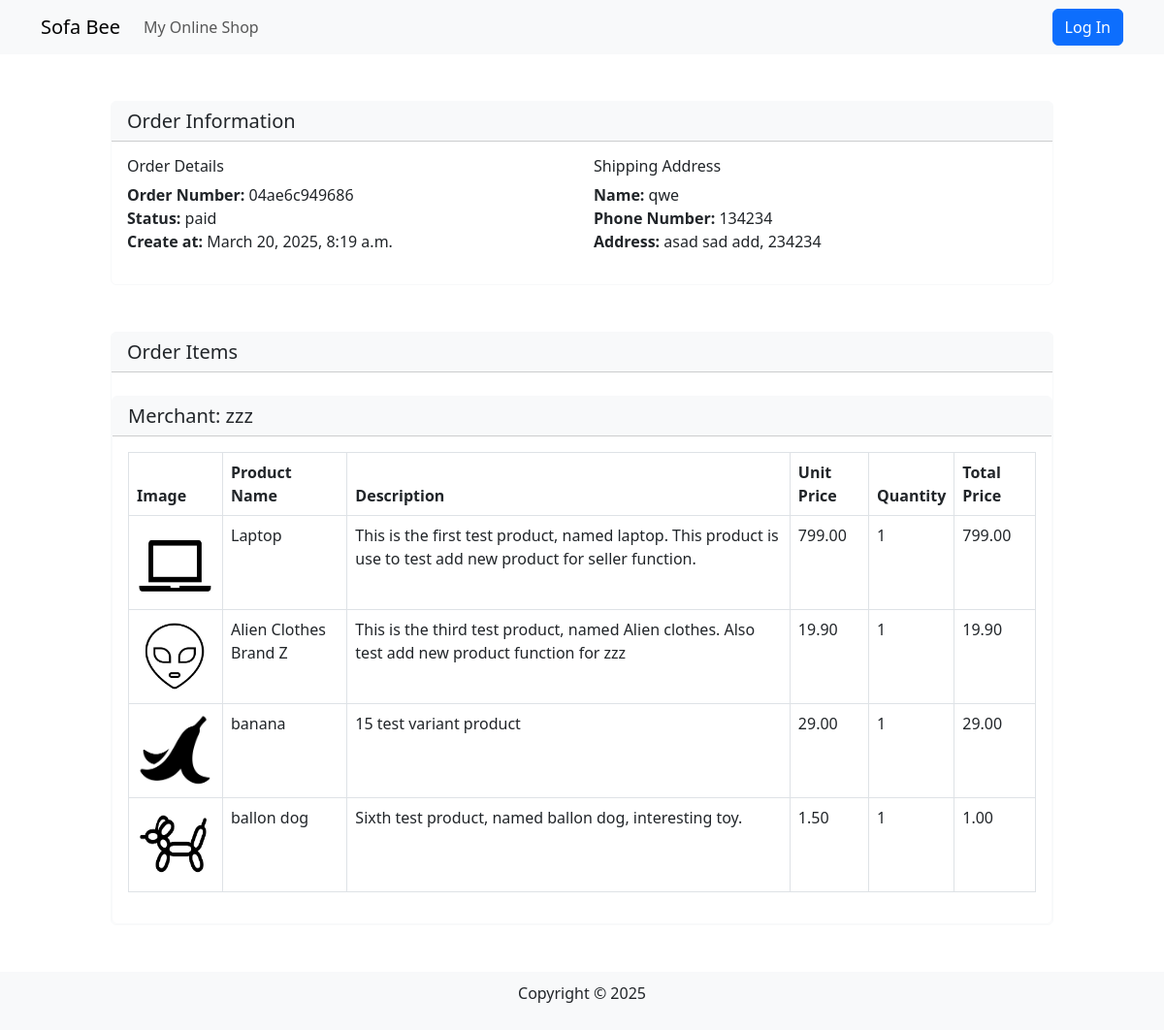
The app's page /profiles/order_detail/5/ with its own data.
### orders/models.py (models this page shows, shortened)
class Order(models.Model):
    STATUS_CHOICES = [
        ('pending', 'Pending Payment'),
        ('paid', 'Paid'),
        ('shipped', 'Shipped'),
        ('completed', 'Completed'),
    ]
    PAYMENT_CHOICES = [
        ('credit_card', 'Credit Card'),
        ('paypal', 'PayPal'),
        ('wechat', 'WeChat Pay'),
        ('alipay', 'Alipay'),
        ('cash', 'Cash on Delivery'),
    ]
    user = models.ForeignKey(User, on_delete=models.CASCADE, related_name='orders')
    order_number = models.CharField(max_length=20, unique=True)
    total_price = models.DecimalField(max_digits=10, decimal_places=2)
    paid_at = models.DateTimeField(null=True, blank=True)  # Record payment time
    status = models.CharField(max_length=10, choices=STATUS_CHOICES, default='pending')
    payment_method = models.CharField(max_length=20, choices=PAYMENT_CHOICES, default='credit_card')
    shipping_address = models.TextField(null=True, blank=True)
    created_at = models.DateTimeField(auto_now_add=True)

### products/models.py (models this page shows, shortened)
class Product(models.Model):
    name = models.CharField(max_length=255)
    description = models.TextField()
    price = models.DecimalField(max_digits=10, decimal_places=2)
    category = models.ForeignKey(Category, on_delete=models.SET_NULL, null=True, blank=True)
    image = models.ImageField(upload_to='products/', blank=True, null=True)
    seller = models.ForeignKey(User, on_delete=models.CASCADE, null=True, blank=True)
    stock = models.PositiveIntegerField(default=0)
    created_at = models.DateTimeField(auto_now_add=True)

### profiles/views.py (the view)
# urls.py: path('order_detail/<int:id>/', order_detail, name='history_order_detail'),
def order_detail(request, id):
    try:
        order = Order.objects.get(id=id)
    except Order.DoesNotExist:
        messages.error(request, "Order does not exist")
        return redirect('history_order')
    class OrderInfo:
        def __init__(self, order_id, order_number, total_price, status, payment_method, created_at, paid_at, address):
            self.order_id = order_id
            self.order_number = order_number
            self.total_price = total_price
            self.status = status
            self.payment_method = payment_method
            self.created_at = created_at
            self.paid_at = paid_at
            self.address = address
    try:
        address_id = int(order.shipping_address)
        address_1 = Address.objects.get(id=address_id)
    except (ValueError, Address.DoesNotExist):
        address_1 = order.shipping_address
    order_info = OrderInfo(order_id=order.id, order_number=order.order_number, total_price=order.total_price,
                           status=order.status, payment_method=order.payment_method,
                           created_at=order.created_at, paid_at=order.paid_at, address=address_1)
    class Final_detail:
        def __init__(self, product_name, image, item_price, quantity, description, total_price):
            self.product_name = product_name
            self.image = image
            self.item_price = item_price
            self.item_quantity = quantity
            self.description = description
            self.total_price = total_price
    class Final_result:
        def __init__(self, merchant, final_details):
            self.merchant = merchant
            self.final_details = final_details
    order_items = OrderItem.objects.filter(order=order)  # Get all order items
    from products.models import Product
    products = []
    for order_item in order_items:
        try:
            product = Product.objects.filter(name=order_item.product_name).first()
            if product:
                products.append(product)
        except Exception:
            continue
    if not products:
        return render(request, 'order_detail.html', {
            'order_info': order_info,
            'final_results': [],
            'error_message': 'This order has no valid product information'
        })
    sellers = []
    for product in products:
        try:
            if product.seller:
                sellers.append(product.seller)
        except Exception:
            continue
    final_results = []
    try:
        sellers = list({product_1.seller.id: product_1.seller for product_1 in products if product_1.seller}.values())
        for seller in sellers:
            final_details = []
            for product in products:
                try:
                    if product.seller_id == seller.id:
                        name = product.name
                        picture = product.image
                        description = product.description
                        try:
                            order_item = OrderItem.objects.filter(order=order, product_name=product.name).first()
                            if order_item:
                                unit_price = product.price
                                quantity = order_item.quantity
                                total_price = order_item.price * order_item.quantity
                                final_detail = Final_detail(name, picture, unit_price, quantity, description, total_price)
                                final_details.append(final_detail)
                        except Exception:
                            continue
                except Exception:
                    continue
            if final_details:  # Only add result when there are details
                final_result = Final_result(seller, final_details)
                final_results.append(final_result)
    except Exception as e:
        return render(request, 'order_detail.html', {
            'order_info': order_info,
            'final_results': [],
            'error_message': f'Error processing order details: {str(e)}'
        })
    return render(request, 'order_detail.html', {'order_info': order_info, 'final_results': final_results})

### cart/context_processors.py (called while the page is built)
def cart_processor(request):
    cart = None
    cart_total_items = 0
    if request.user.is_authenticated:
        try:
            cart = Cart.objects.get(user=request.user)
            cart_total_items = cart.items.count()
        except Cart.DoesNotExist:
            pass
    return {
        'cart': cart,
        'cart_total_items': cart_total_items
    }

### profiles/templatetags/address_filters.py (called while the page is built)
@register.filter
def extract_field(value, field_name):
    pattern = f"{field_name}(.*?)(?:Phone Number:|Delivery Address:|$)"
    match = re.search(pattern, value, re.DOTALL)
    if match:
        return match.group(1).strip()
    return ""

### profiles/templates/order_detail.html (shortened to what this page needs)
    {% extends 'base.html' %}
{% load address_filters %}
{% block content %}
<div class="container mt-4">
            <div class="container" >
                <div class="card border-light m-5">
                    <div class="card-header bg-light">
                        <h5 class="card-title mb-0">Order Information</h5>
                    </div>
                    <div class="card-body">
                        <div class="row">
                            <div class="col-md-6">
                                <h6>Order Details</h6>
                                <ul class="list-unstyled">
                                    <li><strong>Order Number: </strong>{{ order_info.order_number }}</li>
                                    <li><strong>Status: </strong>{{ order_info.status }}</li>
                                    <li><strong>Create at: </strong>{{ order_info.created_at }}</li>
                                </ul>
                            </div>
                            <div class="col-md-6">
                                <h6>Shipping Address</h6>
                                <ul class="list-unstyled">
                                    {% if order_info.address.receiver_name %}
                                        <li><strong>Name: </strong>{{ order_info.address.receiver_name }}</li>
                                        <li><strong>Phone Number: </strong>{{ order_info.address.receiver_phone }}</li>
                                        <li>
                                            <strong>Address: </strong>
                                            {{ order_info.address.detail_address }}
                                            {% if order_info.address.district or order_info.address.city or order_info.address.province %}
                                                , {{ order_info.address.district }} {{ order_info.address.city }} {{ order_info.address.province }}
                                            {% endif %}
                                        </li>
                                    {% else %}
                                        {% with address_str=order_info.address|stringformat:"s" %}
                                            {% if "Full Name:" in address_str %}
                                                <li><strong>Name: </strong>{{ address_str|extract_field:"Full Name:" }}</li>
                                                <li><strong>Phone Number: </strong>{{ address_str|extract_field:"Phone Number:" }}</li>
                                                <li><strong>Address: </strong>{{ address_str|extract_field:"Delivery Address:" }}</li>
                                            {% else %}
                                                <li><strong>Name: </strong>N/A</li>
                                                <li><strong>Phone Number: </strong>N/A</li>
                                                <li><strong>Address: </strong>{{ order_info.address }}</li>
                                            {% endif %}
                                        {% endwith %}
                                    {% endif %}
                                </ul>
                            </div>
                        </div>
                    </div>
                </div>
                <div class="card border-light m-5">
                    <div class="card-header bg-light">
                        <h5 class="card-title mb-0">Order Items</h5>
                    </div>
                    {% for final_result in final_results %}
                        <div class="card mt-4 border-light">
                            <div class="card-header bg-light">
                                <h5 class="card-title mb-0">
                                    Merchant: {{ final_result.merchant.shop_name|default:final_result.merchant.username }}
                                </h5>
                            </div>
                            <div class="card-body">
                                <table class="table table-bordered">
                                    <thead>
                                    <tr>
                                        <th>Image</th>
                                        <th>Product Name</th>
                                        <th>Description</th>
                                        <th>Unit Price</th>
                                        <th>Quantity</th>
                                        <th>Total Price</th>
                                    </tr>
                                    </thead>
                                    <tbody>
                                    {% for item_detail in final_result.final_details %}
                                        <tr>
                                            <td class="text-center">
                                                {% if item_detail.image %}
                                                    <img style="width: 80px; height: 80px;" src="{{ item_detail.image.url }}">
                                                {% endif %}
                                            </td>
                                            <td>{{ item_detail.product_name }}</td>
                                            <td>{{ item_detail.description }}</td>
                                            <td>{{ item_detail.item_price }}</td>
                                            <td>{{ item_detail.item_quantity }}</td>
                                            <td>{{ item_detail.total_price }}</td>
                                        </tr>
                                    {% endfor %}
                                    </tbody>
                                </table>
                            </div>
                        </div>
                    {% endfor %}
                </div>
            </div>
        </div>
</div>
{% endblock %}

### products/templates/base.html (style rules this page uses)
body { display: flex; flex-direction: column; min-height: 100vh; }

### records on screen
Order: order_number "04ae6c949686", status "paid", created_at "March 20, 2025, 8:19 a.m.", shipping_address "qwe", shipping_address "134234", shipping_address "asad sad add, 234234"
Product: product_name "Laptop", description "This is the first test product, named laptop. This product is use to test add new product for seller function.", item_price "799.00"
Product: product_name "Alien Clothes Brand Z", description "This is the third test product, named Alien clothes. Also test add new product function for zzz", item_price "19.90"
Product: product_name "banana", description "15 test variant product", item_price "29.00"
Product: product_name "ballon dog", description "Sixth test product, named ballon dog, interesting toy.", item_price "1.50"

### other values on screen
{{ final_result.merchant.shop_name|default:final_result.merchant.username }} "zzz"
{{ item_detail.item_quantity }} "1" "1" "1" "1"
{{ item_detail.total_price }} "799.00" "19.90" "29.00" "1.00"
